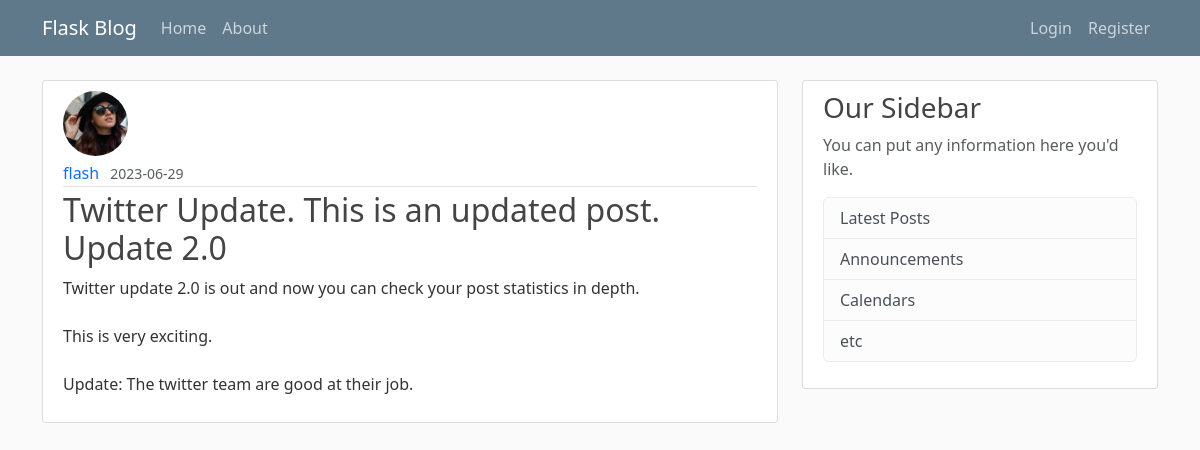
/post/1, run on the app's committed database.
### flaskblog/models.py (models this page shows, shortened)
class User(db.Model, UserMixin):
    id = db.Column(db.Integer, primary_key=True)
    username = db.Column(db.String(20), unique=True, nullable=False)
    email = db.Column(db.String(120), unique=True, nullable=False)
    image_file = db.Column(db.String(20), nullable=False, default='default.jpg')
    password = db.Column(db.String(60), nullable=False)
    posts = db.relationship('Post', backref='author', lazy=True)

class Post(db.Model):
    id = db.Column(db.Integer, primary_key=True)
    title = db.Column(db.String(100), nullable=False)
    date_posted = db.Column(db.DateTime, nullable=False, default=datetime.utcnow)
    content = db.Column(db.Text, nullable=False)
    user_id = db.Column(db.Integer, db.ForeignKey('user.id'), nullable=False)

### flaskblog/posts/routes.py (the view)
@posts.route("/post/<int:post_id>")
def post(post_id):
    post = Post.query.get_or_404(post_id)
    return render_template('post.html', title=post.title, post=post)

### flaskblog/templates/post.html (shortened to what this page needs)
{% extends "layout.html" %}
{% block content %}
  <article class="media content-section">
    <img class="rounded-circle article-img" src="{{ url_for('static', filename='profile_pics/' + post.author.image_file) }}">
    <div class="media-body">
      <div class="article-metadata">
        <a class="username" style="text-decoration: none" href="{{ url_for('users.user_posts', username=post.author.username) }}">{{ post.author.username }}</a>
        <small class="text-muted">{{ post.date_posted.strftime('%Y-%m-%d') }}</small>
      </div>
      <h2 class="article-title">{{ post.title }}</h2>
      <p class="article-content">{{ post.content }}</p>
    </div>
  </article>
{% endblock content %}

### flaskblog/static/main.css (style rules this page uses)
body { background: #fafafa; color: #333333; margin-top: 5rem; }
h1, h2, h3, h4, h5, h6 { color: #444444; }
.content-section { background: #ffffff; padding: 10px 20px; border: 1px solid #dddddd; border-radius: 3px; margin-bottom: 20px; }
.article-title { color: #444444; }
.article-content { white-space: pre-line; }
.article-img { height: 65px; width: 65px; margin-right: 16px; margin-bottom: 5px; object-fit: cover; }
.article-metadata { padding-bottom: 1px; margin-bottom: 4px; border-bottom: 1px solid #e3e3e3 }
.media-body { flex: 1; }
.username { margin-right: 7px; }

### data on the page
User: image_file (picture), author.username "flash"
Post: date_posted "2023-06-29", title "Twitter Update. This is an updated post. Update 2.0", content "Twitter update 2.0 is out and now you can check your post statistics in depth. This is very exciting. Update: The twitter team are good at their job."
